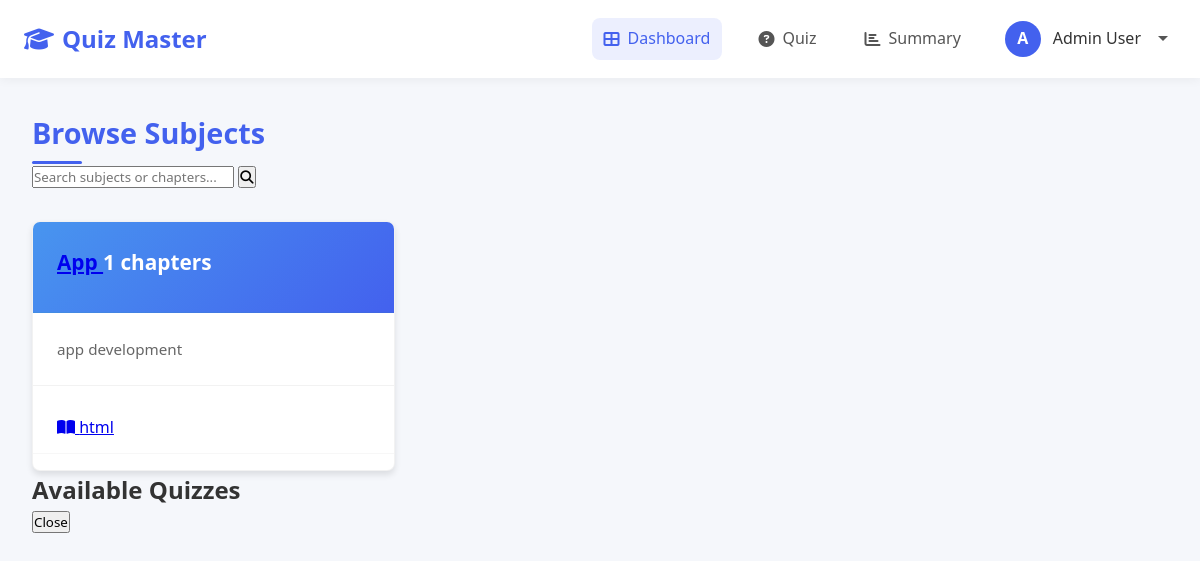
/user/dashboard (signed in), run on an earlier commit of the app's database.
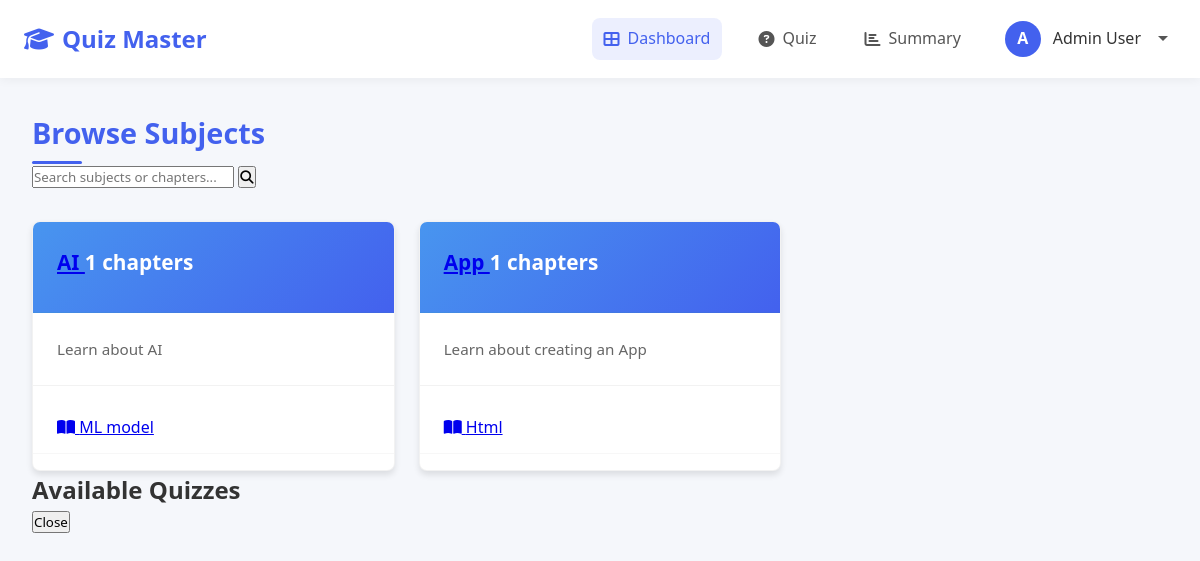
And on a later commit of the database.
### app.py (models this page shows)
class Subject(db.Model):
    id = db.Column(db.Integer, primary_key=True)
    name = db.Column(db.String(100), nullable=False)
    description = db.Column(db.Text, nullable=True)
    created_at = db.Column(db.DateTime, default=datetime.utcnow)
    chapters = db.relationship('Chapter', backref='subject', lazy=True, cascade="all, delete-orphan")

class Chapter(db.Model):
    id = db.Column(db.Integer, primary_key=True)
    name = db.Column(db.String(100), nullable=False)
    description = db.Column(db.Text, nullable=True)
    subject_id = db.Column(db.Integer, db.ForeignKey('subject.id'), nullable=False)
    created_at = db.Column(db.DateTime, default=datetime.utcnow)

### app.py (the view)
@app.route('/user/dashboard')
@login_required
def user_dashboard():
    subjects = Subject.query.order_by(Subject.created_at.desc()).all()
    return render_template('user/user_dashboard.html', active_page='home', subjects=subjects)

### app.py (called while the page is built)
def get_current_user():
    if 'user_id' in session:
        return User.query.get(session['user_id'])
    return None

@app.context_processor
def utility_processor():
    return dict(current_user=get_current_user())

def login_required(f):
    @wraps(f)
    def decorated_function(*args, **kwargs):
        if 'user_id' not in session:
            flash('Please login first.', 'error')
            return redirect(url_for('login'))
        return f(*args, **kwargs)
    return decorated_function

### templates/user/user_dashboard.html (shortened to what this page needs)
<!DOCTYPE html>
<html lang="en">
<head>
    <link rel="stylesheet" href="https://cdnjs.cloudflare.com/ajax/libs/font-awesome/6.4.0/css/all.min.css">
    <link rel="stylesheet" href="/static/user_navbar.css">
    <link rel="stylesheet" href="/static/dashboard.css">
</head>
<body>
    <nav class="navbar">
        <div class="nav-container">
            <div class="brand">
                <i class="fas fa-graduation-cap"></i>
                Quiz Master
            </div>
            <div class="nav-links">
                <a href="{{ url_for('user_dashboard') }}" {% if active_page == 'home' %}class="active"{% endif %}>
                    <i class="fas fa-th-large"></i> Dashboard
                </a>
                <a href="{{ url_for('user_quiz') }}" {% if active_page == 'quiz' %}class="active"{% endif %}>
                    <i class="fas fa-question-circle"></i> Quiz
                </a>
                <a href="{{ url_for('user_summary') }}" {% if active_page == 'summary' %}class="active"{% endif %}>
                    <i class="fas fa-chart-bar"></i> Summary
                </a>
                <div class="user-profile">
                    <div class="user-avatar">
                        {{ current_user.full_name[:1].upper() }}
                    </div>
                    <span class="user-name">{{ current_user.full_name }}</span>
                    <span class="dropdown-arrow"></span>
                </div>
            </div>
        </div>
    </nav>
    <main>
        <div class="dashboard-header">
            <h1 class="dashboard-title">Browse Subjects</h1>
            <div class="search-container">
                <input type="text" id="searchInput" placeholder="Search subjects or chapters...">
                <button class="search-btn">
                    <i class="fas fa-search"></i>
                </button>
            </div>
        </div>
        <div class="subjects-grid">
            {% for subject in subjects %}
            <div class="subject-card">
                <div class="subject-header">
                    <h3 class="subject-title">
                        <a href="#" class="subject-link" onclick="showQuizzes('subject', {{ subject.id }}, '{{ subject.name }}'); return false;">
                            {{ subject.name }}
                        </a>
                        <span class="chapter-count">{{ subject.chapters|length }} chapters</span>
                    </h3>
                </div>
                <p class="subject-description">{{ subject.description or 'No description available' }}</p>
                <div class="chapters-list">
                    {% for chapter in subject.chapters %}
                    <div class="chapter-item">
                        <span>
                            <a href="#" class="chapter-link" onclick="showQuizzes('chapter', {{ chapter.id }}, '{{ chapter.name }}'); return false;">
                                <i class="fas fa-book-open"></i> {{ chapter.name }}
                            </a>
                        </span>
                    </div>
                    {% endfor %}
                </div>
            </div>
            {% else %}
            <div class="empty-state">
                <i class="fas fa-book"></i>
                <h3>No subjects available</h3>
                <p>There are currently no subjects available in your curriculum. Please check back later.</p>
            </div>
            {% endfor %}
        </div>
        <div id="quizzesModal" class="modal">
            <div class="modal-content">
                <h2 id="quizzesModalTitle">Available Quizzes</h2>
                <div class="form-actions">
                    <button type="button" class="btn btn-secondary" onclick="closeModal('quizzesModal')">Close</button>
                </div>
            </div>
        </div>
    </main>
</body>
</html>

What changed in the data, as far as the page shows it:
added Subject: name "AI", chapters|length "1", description "Learn about AI"
added Chapter: name "ML model", shown under "AI"
changed Subject "App": description "app development" → "Learn about creating an App"
changed Chapter: name "html" → "Html"
